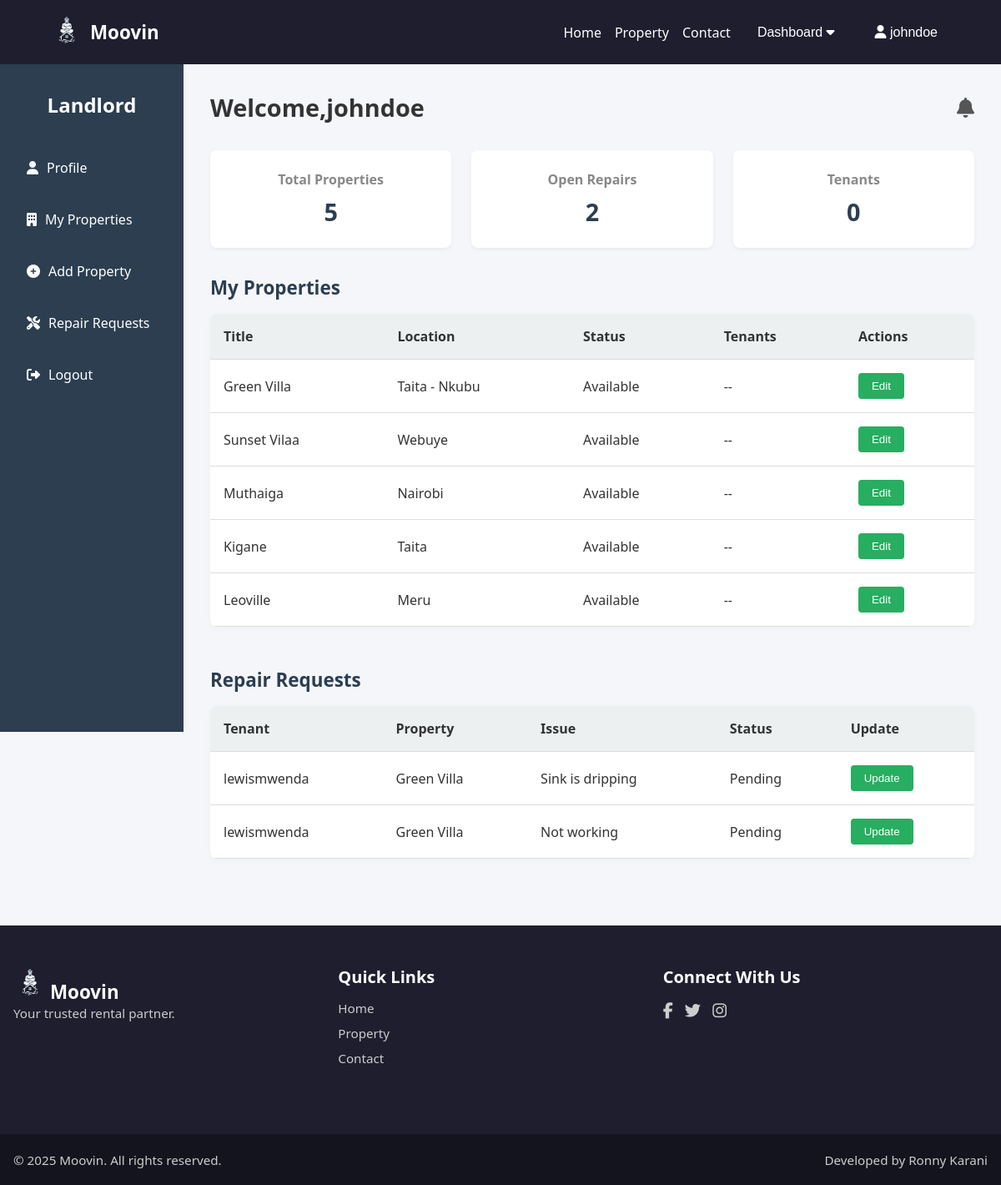
The page /landlord/ (signed in) on the database its author committed.
### core/models.py (models this page shows, shortened)
class Property(models.Model):
    PROPERTY_TYPE_CHOICES = [
        ('Apartment', 'Apartment'),
        ('Bedsitter', 'Bedsitter'),
        ('Studio', 'Studio'),
        ('Maisonette', 'Maisonette'),
    ]
    landlord = models.ForeignKey(User, on_delete=models.CASCADE, null=True, blank=True, related_name='properties')
    tenant = models.ForeignKey(User, on_delete=models.SET_NULL, null=True, blank=True, related_name='rented_properties')
    title = models.CharField(max_length=255)
    description = models.TextField()
    property_type = models.CharField(max_length=50, choices=PROPERTY_TYPE_CHOICES, default='Apartment')  # 👈 Add this line
    price = models.DecimalField(max_digits=10, decimal_places=2)
    location = models.CharField(max_length=255)
    image = models.ImageField(upload_to='property_images/', null=True, blank=True)
    created_at = models.DateTimeField(auto_now_add=True)
    bedrooms = models.PositiveIntegerField(default=0)
    bathrooms = models.PositiveIntegerField(default=0)
    size = models.CharField(max_length=50, blank=True)  # e.g., "95 m²"
    status = models.CharField(max_length=50, default="Available")
    furnished = models.BooleanField(default=False)
    parking = models.CharField(max_length=50, default="Available")

class RepairRequest(models.Model):
    tenant = models.ForeignKey(User, on_delete=models.CASCADE, related_name='repair_requests')
    property = models.ForeignKey('Property', on_delete=models.CASCADE, related_name='repairs')
    issue = models.TextField()
    status = models.CharField(max_length=20, choices=[('Pending', 'Pending'), ('Fixed', 'Fixed')], default='Pending')
    created_at = models.DateTimeField(auto_now_add=True)

### core/views.py (the view)
# urls.py: path('landlord/', views.landlord_dashboard, name='landlord'),
@login_required
def landlord_dashboard(request):
    user = request.user
    try:
        user_profile = UserProfile.objects.get(user=user)
        if user_profile.role != 'landlord':
            return redirect('home')  # or show an error
    except UserProfile.DoesNotExist:
        return redirect('home')
    properties = Property.objects.filter(landlord=user)
    repair_requests = RepairRequest.objects.filter(property__landlord=user)
    total_properties = properties.count()
    open_repairs = repair_requests.count()  # 👈 Count all related repairs
    total_tenants = 0  # Placeholder
    repair_requests = RepairRequest.objects.filter(property__landlord=user)
    return render(request, 'pages/landlord.html', {
        'properties': properties,
        'repair_requests': repair_requests,
        'total_properties': total_properties,
        'open_repairs': open_repairs,
        'total_tenants': total_tenants,
    })

### templates/pages/landlord.html (shortened to what this page needs)
{% extends 'base.html' %}
{% load static %}
{% block content %}
<div class="dashboard">
  <aside class="sidebar">
    <h2>Landlord</h2>
    <nav>
      <ul>
        <li>
          <a href="{% url 'landlord' %}">
            <i class="fa-solid fas fa-user"></i> Profile
          </a>
      </li>
      <li>
        <a href="{% url 'landlord_properties' %}">
          <i class="fa-solid fa-building"></i> My Properties
        </a>
      </li>
      <li>
        <a href="{% url 'landlord_add_property' %}">
          <i class="fa-solid fa-plus-circle"></i> Add Property
        </a>
      </li>
      <li>
        <a href="{% url 'landlord_repair_requests' %}">
          <i class="fa-solid fa-tools"></i> Repair Requests
        </a>
      </li>
        <li><a href="{% url 'logout' %}">
          <i class="fa-solid fa-sign-out-alt"></i> Logout</a></li>
      </ul>
    </nav>
  </aside>
  <main class="main-content">
    <header class="topbar">
      <h1>Welcome,{{ user.username }}</h1>
      <i class="fa-solid fa-bell"></i>
    </header>
    <section class="dashboard-cards">
    <div class="card">
      <h3>Total Properties</h3>
      <p>{{ total_properties }}</p>
    </div>
    <div class="card">
      <h3>Open Repairs</h3>
      <p>{{ open_repairs }}</p>
    </div>
    <div class="card">
      <h3>Tenants</h3>
      <p>{{ total_tenants }}</p>
    </div>
  </section>
    <section class="data-section">
      <h2>My Properties</h2>
      <table>
        <thead>
          <tr>
            <th>Title</th>
            <th>Location</th>
            <th>Status</th>
            <th>Tenants</th>
            <th>Actions</th>
          </tr>
        </thead>
        <tbody>
        {% if properties %}
          {% for property in properties %}
            <tr>
              <td>{{ property.title }}</td>
              <td>{{ property.location }}</td>
              <td>{{ property.status }}</td>
              <td>--</td>
              <td>
  <a href="{% url 'edit_property' property.id %}">
    <button>Edit</button>
  </a>
</td>
            </tr>
          {% endfor %}
        {% else %}
          <tr><td colspan="5">No properties yet.</td></tr>
        {% endif %}
      </tbody>
      </table>
    </section>
    <section class="data-section">
      <h2>Repair Requests</h2>
      <table>
        <thead>
          <tr>
            <th>Tenant</th>
            <th>Property</th>
            <th>Issue</th>
            <th>Status</th>
            <th>Update</th>
          </tr>
        </thead>
        <tbody>
  {% if repair_requests %}
    {% for request in repair_requests %}
      <tr>
        <td>{{ request.tenant.username }}</td>
        <td>{{ request.property.title }}</td>
        <td>{{ request.issue }}</td>
        <td>{{ request.status }}</td>
        <td>
          {% if request.status == "Pending" %}
            <form method="post" action="{% url 'update_repair_status' request.id %}">
              <button type="submit">Update</button>
            </form>
          {% else %}
            Fixed
          {% endif %}
        </td>
      </tr>
    {% endfor %}
  {% else %}
    <tr><td colspan="5">No repair requests available.</td></tr>
  {% endif %}
</tbody>
      </table>
    </section>
  </main>
</div>
{% endblock %}

### templates/includes/navbar.html (shortened to what this page needs)
{% load static %}
<header class="navbar">
  <div class="nav-container">
    <div class="logo">
      <a href="{% url 'home' %}" class="logo-link">
        <img src="{% static 'images/logo1.png' %}" alt="Logo" class="site-logo">
      </a>
      <span class="logo-text">Moovin</span>
    </div>
    <nav class="nav-links" id="nav-links">
      <a href="{% url 'home' %}">Home</a>
      <a href="{% url 'property' %}">Property</a>
      <a href="{% url 'contact' %}">Contact</a>
      {% if user.is_authenticated %}
        <div class="dropdown">
          <button class="dropbtn">Dashboard <i class="fa fa-caret-down"></i></button>
        </div>
        <div class="dropdown">
          <button class="dropbtn">
            <i class="fas fa-user"></i> {{ user.username }}
          </button>
        </div>
  </div>
      {% endif %}
</header>

### static/css/style.css (style rules this page uses)
* { margin: 0; padding: 0; box-sizing: border-box; }
body, html { font-family: 'Segoe UI', sans-serif; }
.nav-container { width: 90%; max-width: 1200px; margin: auto; display: flex; justify-content: space-between; align-items: center; }
.navbar { background-color: #1e1e2f; color: white; position: sticky; top: 0; width: 100%; z-index: 1000; padding: 1rem 0; }
.logo { display: flex; align-items: center; gap: 0.5rem; }
.site-logo { height: 40px; }
.logo-text { font-size: 1.4rem; font-weight: bold; color: #ffffff; }
.logo-link { display: inline-block; }
.nav-links { display: flex; align-items: center; gap: 1rem; }
.nav-links a, .dropbtn { color: white; background: none; border: none; font-size: 1rem; text-decoration: none; cursor: pointer; position: relative; }
.dropdown { position: relative; display: inline-block; }
body { font-family: 'Segoe UI', sans-serif; background-color: #f5f6fa; color: #333; }
.dashboard { display: flex; min-height: 100vh; }
.sidebar { width: 220px; background-color: #2c3e50; color: white; padding: 2rem 1rem; position: sticky; top: 0; height: 100vh; }
.sidebar h2 { text-align: center; margin-bottom: 2rem; }
.sidebar nav ul { list-style: none; }
.sidebar nav ul li { padding: 1rem; margin: 0.5rem 0; cursor: pointer; border-radius: 5px; display: flex; align-items: center; gap: 10px; transition: background 0.3s ease; }
.main-content { flex: 1; padding: 2rem; overflow-x: auto; }
.topbar { display: flex; justify-content: space-between; align-items: center; margin-bottom: 2rem; }
.topbar h1 { font-size: 1.8rem; }
.topbar i { font-size: 1.5rem; color: #555; }
.dashboard-cards { display: flex; gap: 1.5rem; margin-bottom: 2rem; flex-wrap: wrap; }
.card { background-color: white; border-radius: 8px; padding: 1.5rem; flex: 1 1 200px; box-shadow: 0 2px 5px rgba(0,0,0,0.05); text-align: center; }
.card h3 { font-size: 1rem; margin-bottom: 0.5rem; color: #888; }
.card p { font-size: 1.8rem; font-weight: bold; color: #2c3e50; }
.data-section { margin-bottom: 3rem; }
.data-section h2 { margin-bottom: 1rem; font-size: 1.4rem; color: #2c3e50; }
table { width: 100%; border-collapse: collapse; background-color: white; border-radius: 8px; overflow: hidden; box-shadow: 0 2px 8px rgba(0, 0, 0, 0.03); }
thead { background-color: #ecf0f1; }
th, td { padding: 1rem; text-align: left; border-bottom: 1px solid #ddd; }
button { padding: 0.5rem 1rem; background-color: #27ae60; color: white; border: none; border-radius: 4px; cursor: pointer; }
.sidebar nav ul li a { color: inherit; text-decoration: none; display: flex; align-items: center; gap: 10px; }

### rows shown on the page
Property: title "Green Villa", location "Taita - Nkubu", status "Available"
Property: title "Sunset Vilaa", location "Webuye", status "Available"
Property: title "Muthaiga", location "Nairobi", status "Available"
Property: title "Kigane", location "Taita", status "Available"
Property: title "Leoville", location "Meru", status "Available"
RepairRequest: tenant.username "lewismwenda", property "Green Villa", issue "Sink is dripping", status "Pending", shows "Update"
RepairRequest: tenant.username "lewismwenda", property "Green Villa", issue "Not working", status "Pending", shows "Update"

### other values the page prints
{{ user.username }} "johndoe"
{{ total_properties }} "5"
{{ open_repairs }} "2"
{{ total_tenants }} "0"
